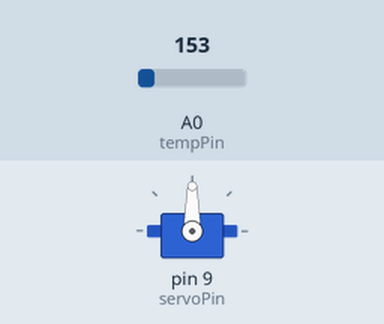
This sketch was run on a simulated Arduino Uno, built with avr-gcc and run on an emulated ATmega328P. Shown: servo. Inputs (shaded band) come from the test bench; at power-on: A0 (tempPin) = 153.

Above: at 1.8 s.
1.9 s: A0 (tempPin) set to 162
At 2.9 s:
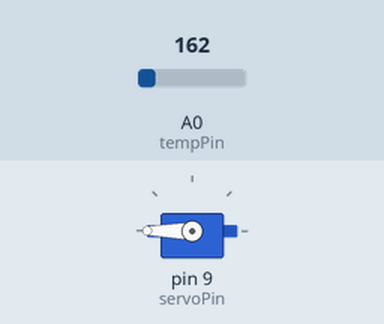
3.5 s: A0 (tempPin) set to 133
At 4.5 s:
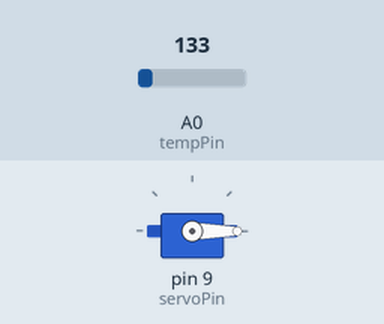
5.5 s: A0 (tempPin) set to 165
At 7.2 s:
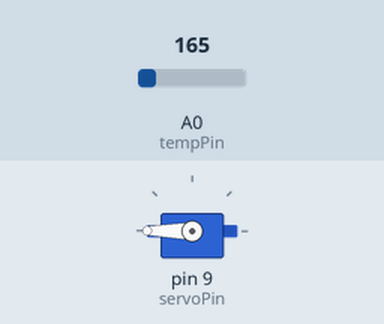
7.5 s: A0 (tempPin) set to 114
At 8.7 s:
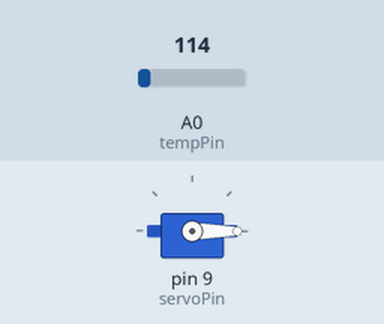
Timing chart, 0 to 10.5 s (numbered marks = the images above; inputs shaded):
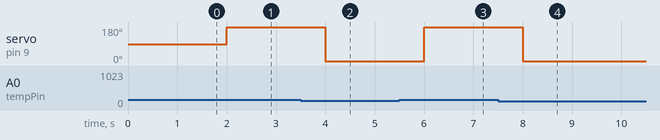

The sketch:

ch14_6.ino
```cpp
#include<Servo.h>

Servo myServo;
int servoPin = 9;
int tempPin = 0;
int tempValue = 0;
float voltage = 0.0;
float celsiusTemp = 0.0;

void setup() {
  myServo.attach(servoPin);
}

void loop() {
  tempValue = analogRead(tempPin);
  voltage = tempValue * 5000.0 / 1024.0;
  celsiusTemp = (voltage - 500.0) / 10.0;
  if (celsiusTemp <= 18) {
    myServo.write(0);
  } else if (celsiusTemp <= 25) {
    myServo.write(90);
  } else {
    myServo.write(180);
  }
  delay(1000);
}
```

Measured:
- the behaviour switches between 153 and 154 on A0 (tempPin) (found by bisection; images 0 and 1)
- after the input at 1.9 s, servo on pin 9 (servoPin): 90° → 180° after 0.10 s
- after the input at 3.5 s, servo on pin 9 (servoPin): 180° → 0° after 0.50 s
- after the input at 5.5 s, servo on pin 9 (servoPin): 0° → 180° after 0.50 s
- after the input at 7.5 s, servo on pin 9 (servoPin): 180° → 0° after 0.50 s
